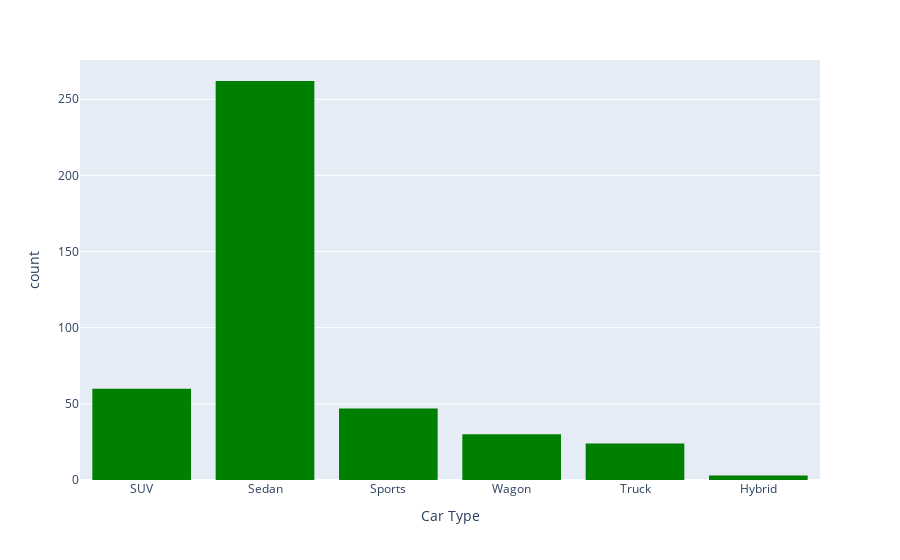

Notebook source saved alongside this figure:
### Code cell
fig = px.histogram(cardata2, x= 'Type',
                    labels = {'Type': 'Car Type'},
                    color_discrete_sequence= ['green'])
fig.show()

### Figure 1 — Plotly figure (JSON) as saved in the notebook; plotly's stock layout.template omitted (floating-point values rounded to 4 significant figures; data arrays with more than 128 entries replaced by an {"elided": "..."} marker saying what was removed)
{"data": [{"alignmentgroup": "True", "bingroup": "x", "hovertemplate": "Car Type=%{x}<br>count=%{y}<extra></extra>", "legendgroup": "", "marker": {"color": "green", "pattern": {"shape": ""}}, "name": "", "offsetgroup": "", "orientation": "v", "showlegend": false, "type": "histogram", "x": {"elided": "426 str values"}, "xaxis": "x", "yaxis": "y"}], "layout": {"barmode": "relative", "legend": {"tracegroupgap": 0}, "margin": {"t": 60}, "xaxis": {"anchor": "y", "domain": [0, 1], "title": {"text": "Car Type"}}, "yaxis": {"anchor": "x", "domain": [0, 1], "title": {"text": "count"}}}}
